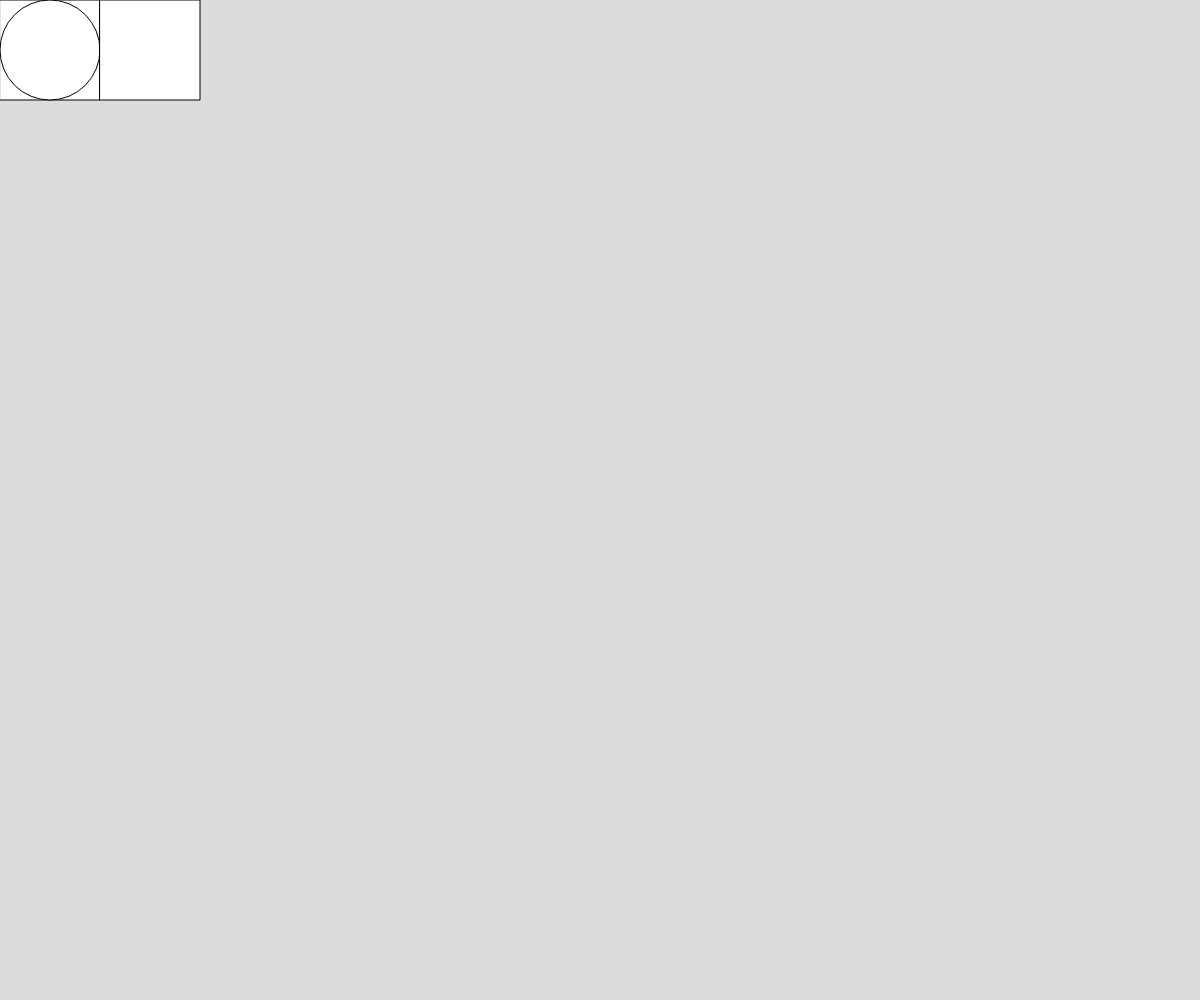
Frame 1 (no input)
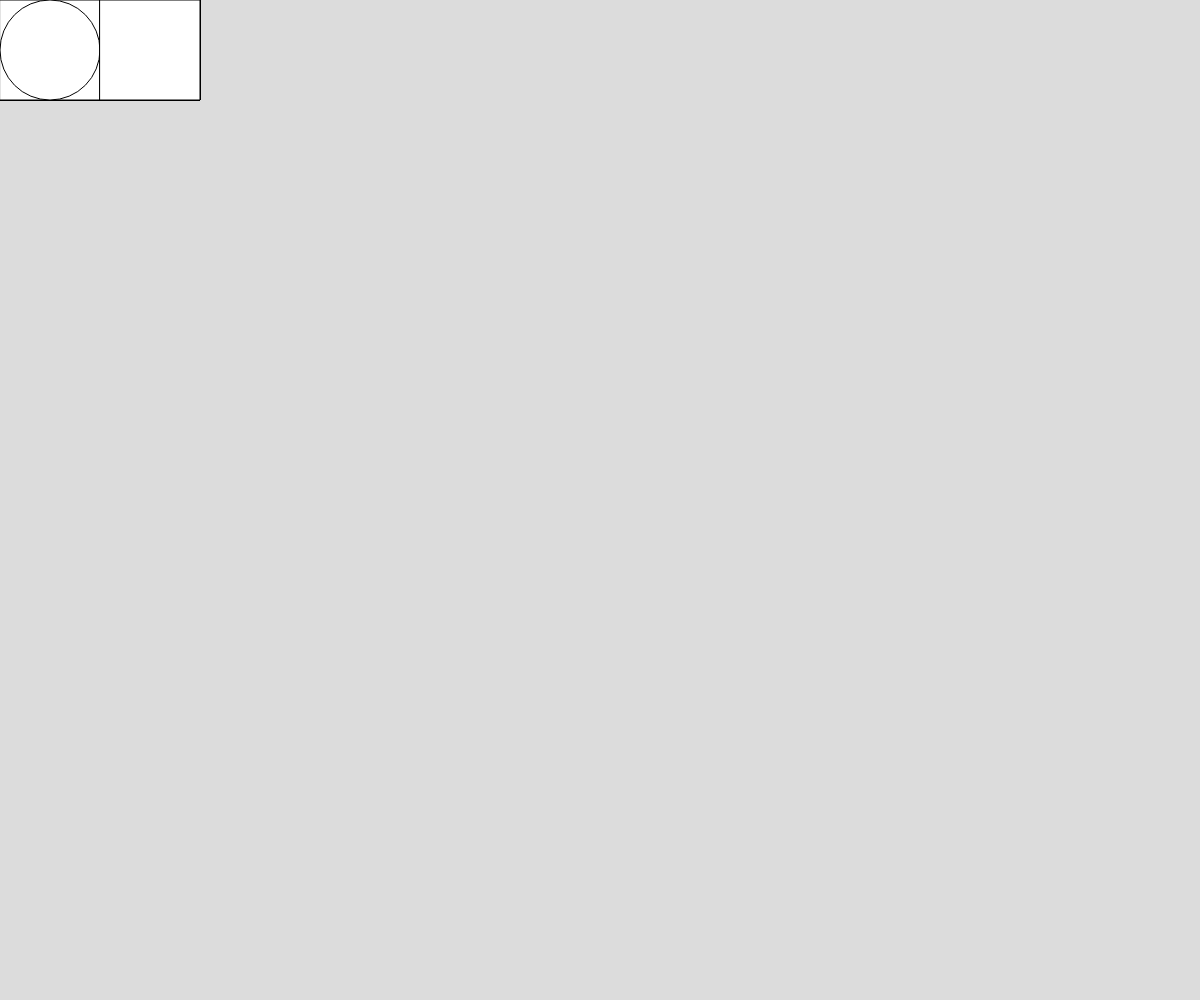
Frame 60 (no input)
Frame 120 (the mouse pressed at the canvas centre since frame 60): identical to frame 60, image omitted

The p5.js sketch that drew these frames (run headless with seeded random() and noise() and a simulated clock; from frame 60 on, the mouse is pressed at the canvas centre):

// p5.js sketch
// ── sketch.js
function setup() {
  createCanvas(windowWidth, windowHeight);
  background(220);
}
c = false; 
s = false;
let arrX = [0];
let arrY = [0];
let sarrX = [0];
let sarrY = [0];
function draw() {
  //background(220);
  
  fill(255);
  for(let i = 0; i < arrX.length; i++){
    circle(arrX[i], arrY[i], 100);
  }
  for(let i = 0; i < sarrX.length; i++){
    rect(sarrX[i], sarrY[i], 100);
  }
  
  if(!c){
    fill(255);
  }else{
    fill(0);
  }
  circle(50, 50, 100);
  
  if(!s){
    fill(255);
  }else{
    fill(0);
  }
  rect(100, 0, 100);
}

function mousePressed(){
  if(mouseX < 100 && mouseY < 100){
    c = !c; 
  }else if( mouseY < 100 && mouseX > 100 && mouseX < 200)    {
    s = !s; 
  }else if(c){
      arrX.push(mouseX);
      arrY.push(mouseY);
  }else if(s){
    sarrX.push(mouseX);
    sarrY.push(mouseY);
  }
}

//background(220);
//circle(mouseX, mouseY, 100);
